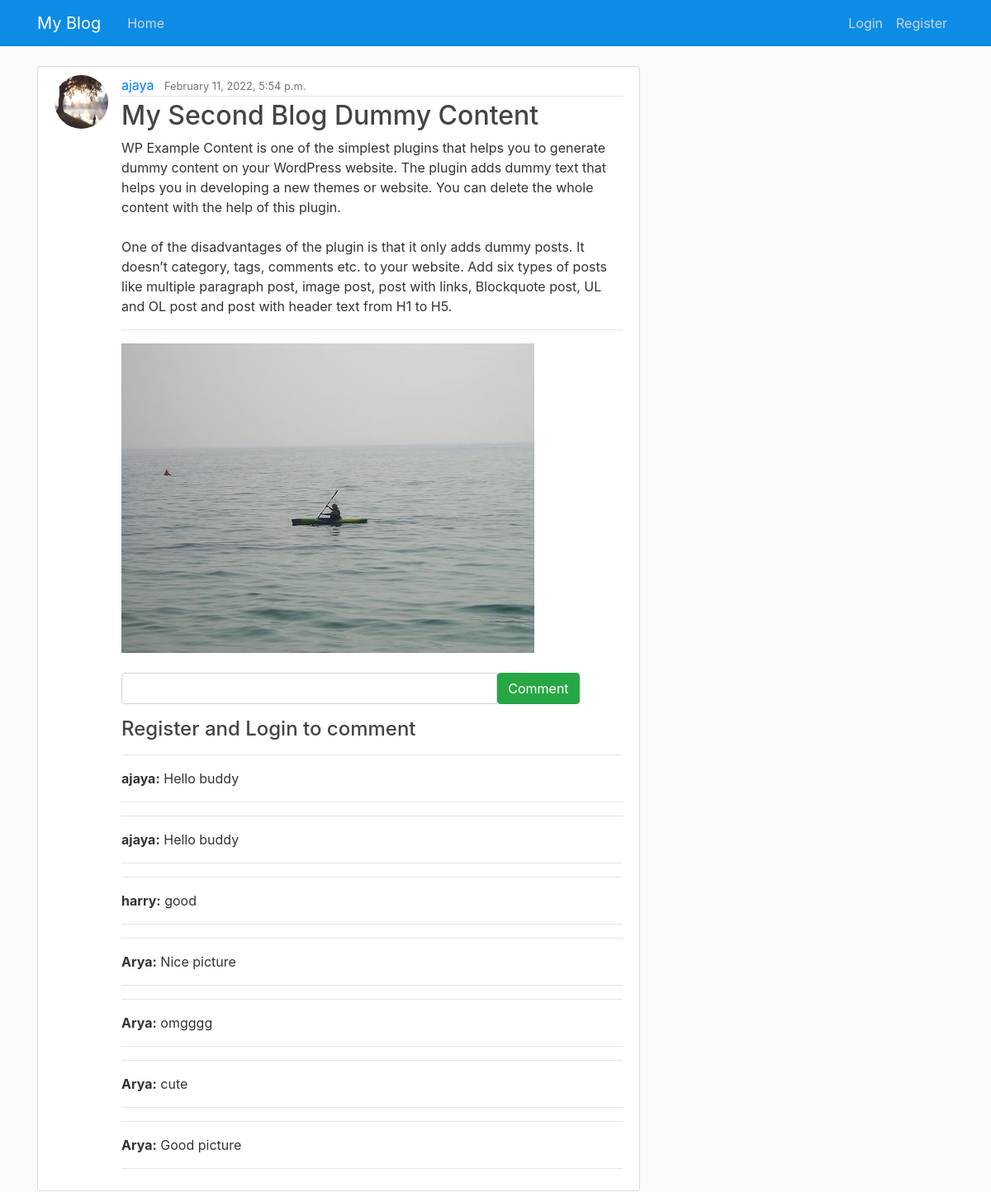
Screenshot of /post/3/ with the database file from the repository.
### blog/models.py (models this page shows, shortened)
class Post(models.Model):
    title = models.CharField(max_length=100)
    content = models.TextField()
    date_posted = models.DateTimeField(default=timezone.now)
    author = models.ForeignKey(User, on_delete=models.CASCADE)
    image = models.ImageField(default='default.jpg', upload_to='posts')

class Comment(models.Model):
    cmt_post = models.ForeignKey(Post, on_delete=models.CASCADE)
    cmt_user = models.ForeignKey(User, on_delete=models.CASCADE)
    comment = models.TextField(max_length=5000)

### accounts/models.py (models this page shows, shortened)
class Profile(models.Model):
    user = models.OneToOneField(User, on_delete=models.CASCADE)
    image = models.ImageField(default='default.jpg', upload_to='pictures')
    bio = models.CharField(max_length=100)
    email = models.EmailField()
    address = models.CharField(max_length=100)

### blog/views.py (the view)
# urls.py: path('post/<pk>/', PostDetail.as_view(), name='post-detail'),
class PostDetail(DetailView):
    model = Post
    template_name = 'detail.html'

### blog/templates/detail.html (shortened to what this page needs)
{% extends "base.html" %}
{% block content %}
        <article class="media content-section">
          <img class="rounded-circle article-img" src="{{ object.author.profile.image.url }}">
          <div class="media-body">
            <div class="article-metadata">
              <a class="mr-2" href="#">{{ object.author }}</a>
              <small class="text-muted">{{ object.date_posted|date:"F d, Y, P"}}</small>
            </div>
            <h2 class="article-title">{{object.title}}</h2>
            <p class="article-content">{{ object.content }}</p>
            <hr>
            <img class="account-img1" src="{{ object.image.url }}">
            <br><br>
            {% if user.is_authenticated %}
            <h3>Comment Here</h3>
            <form method="POST" id="comment-form" novalidate>
              {% csrf_token %}
              <div class="input-group mb-3">
                <input type="text" class="form-control col-lg-9" placeholder="" aria-label="" aria-describedby="basic-addon1" name="comment" required>
              <div class="input-group-prepend">
                <input type="submit" value="Comment" class="btn btn-success mb-0.9">
                </div>
              </div>
              <h4><u>List of Comments</u></h4>
            </form>
            {% for c in object.comment_set.all %}
            <hr>
             <b>{{c.cmt_user}}:</b>
              {{c.comment}}
              <hr>
            {% endfor %}
            {% else %}
            <div class="input-group mb-3">
              <input type="text" class="form-control col-lg-9" required>
            <div class="input-group-prepend">
              <a href="{% url 'register' %}"><input type="submit" value="Comment" class="btn btn-success mb-0.9"></a>
              </div>
            </div>
              <h4>Register and Login to comment</h4>
              {% for c in object.comment_set.all %}
            <hr>
             <b>{{c.cmt_user}}:</b>
              {{c.comment}}
              <hr>
            {% endfor %}
            {% endif %}
          </div>
        </article>
{% endblock content %}

### blog/static/main.css (style rules this page uses)
body { background: #fafafa; color: #333333; margin-top: 5rem; }
h1, h2, h3, h4, h5, h6 { color: #444444; }
.content-section { background: #ffffff; padding: 10px 20px; border: 1px solid #dddddd; border-radius: 3px; margin-bottom: 20px; }
.article-title { color: #444444; }
.article-content { white-space: pre-line; }
.article-img { height: 65px; width: 65px; margin-right: 16px; }
.article-metadata { padding-bottom: 1px; margin-bottom: 4px; border-bottom: 1px solid #e3e3e3 }

### rows the page displays
Post: author.profile.image (picture), author "ajaya", date_posted "February 11, 2022, 5:54 p.m.", title "My Second Blog Dummy Content", content "WP Example Content is one of the simplest plugins that helps you to generate dummy content on your WordPress website. The plugin adds dummy text that helps you in developing a new themes or website. You can delete the whole content with the help of this plugin. One of the disadvantages of the plugin is that it only adds dummy posts. It doesn’t category, tags, comments etc. to your website. Add six types of posts like multiple paragraph post, image post, post with links, Blockquote post, UL and OL post and post with header text from H1 to H5.", image (placeholder picture)
Comment: cmt_user "ajaya", comment "Hello buddy"
Comment: cmt_user "ajaya", comment "Hello buddy"
Comment: cmt_user "harry", comment "good"
Comment: cmt_user "Arya", comment "Nice picture"
Comment: cmt_user "Arya", comment "omgggg"
Comment: cmt_user "Arya", comment "cute"
Comment: cmt_user "Arya", comment "Good picture"
